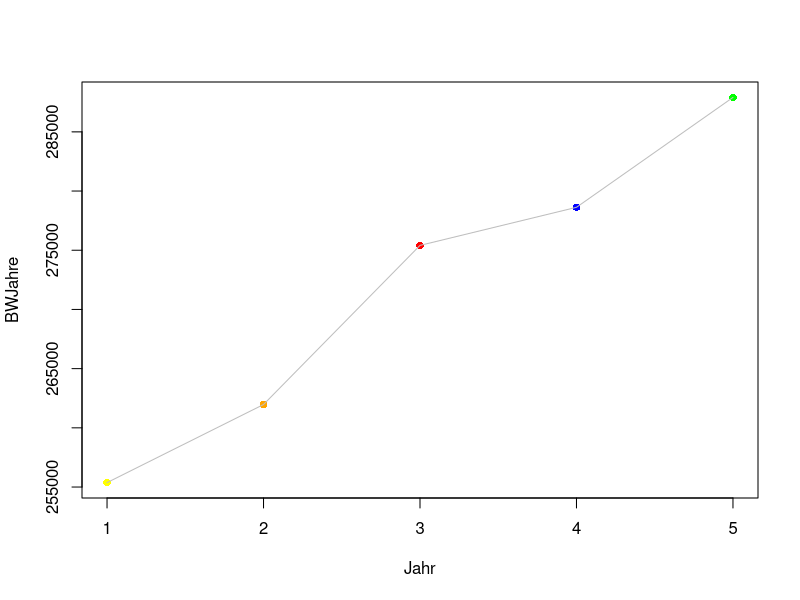
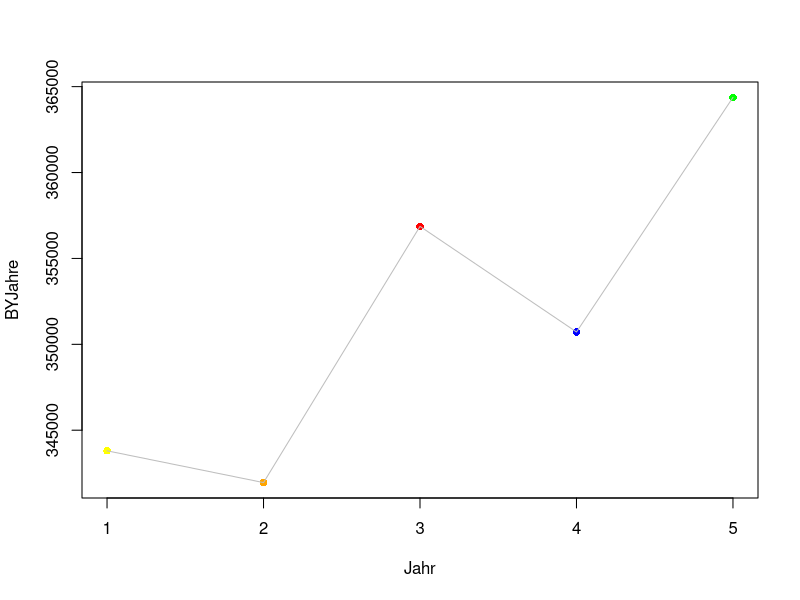
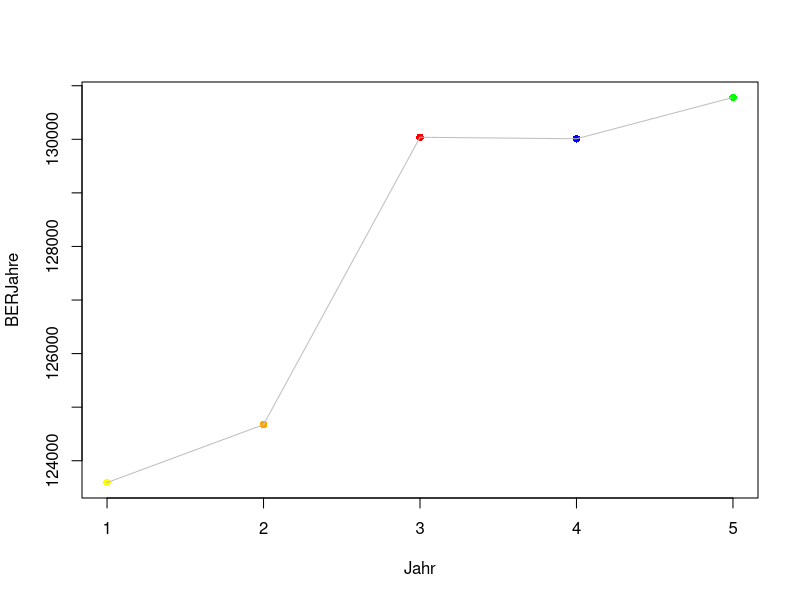
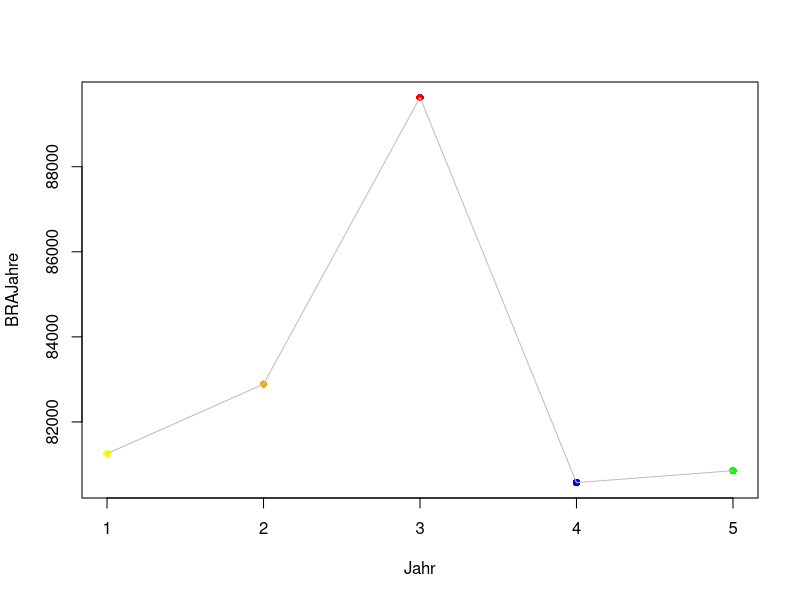
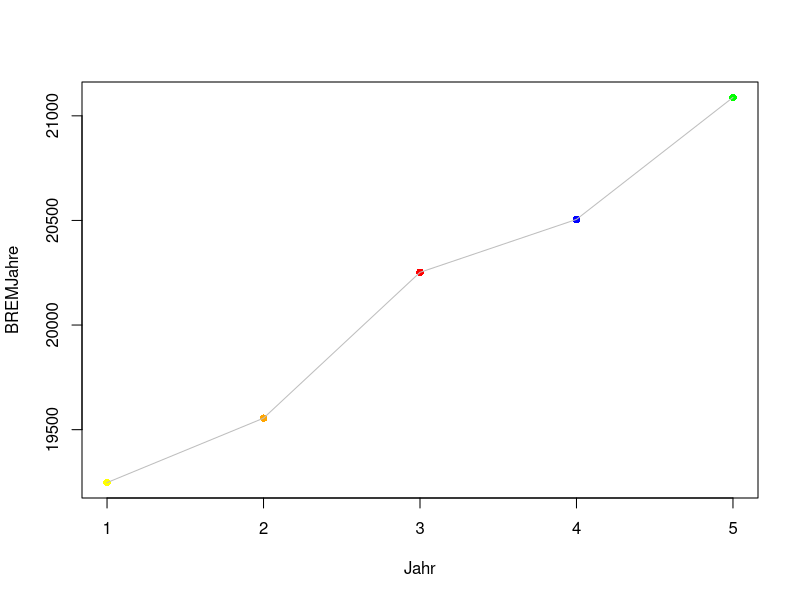
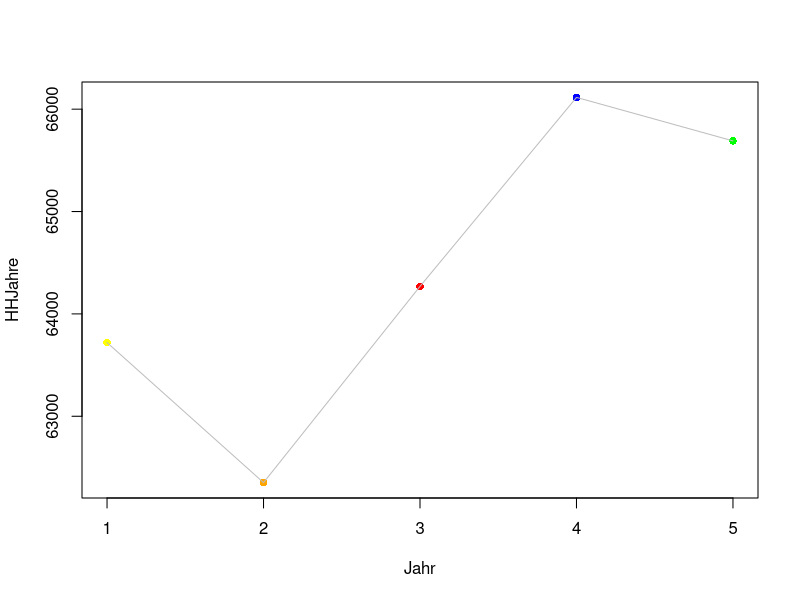
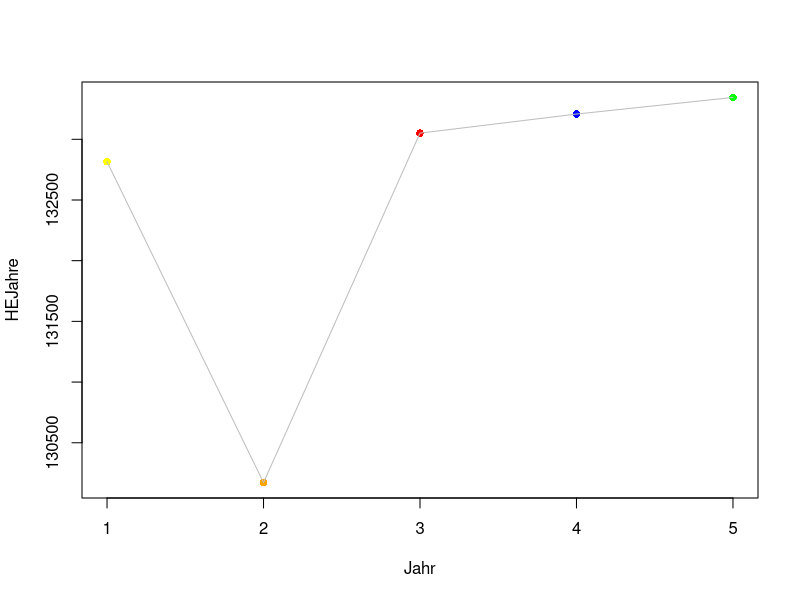
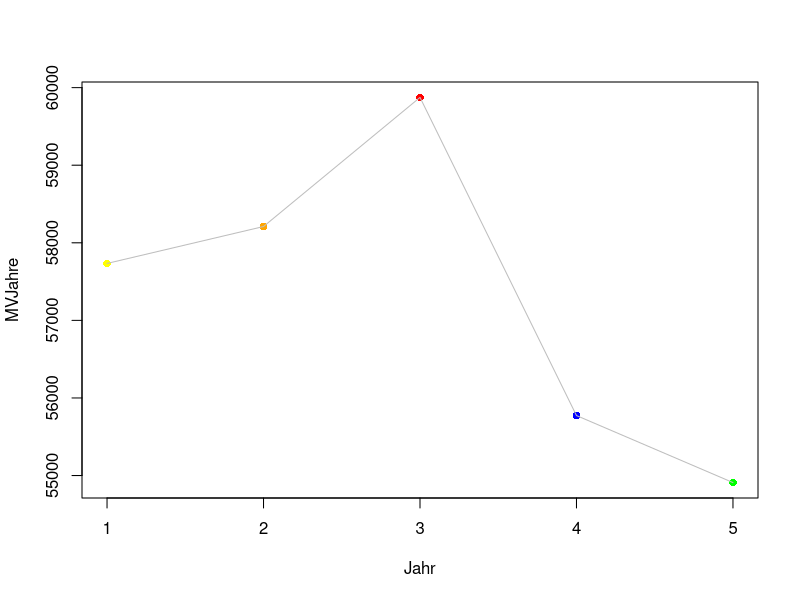

The R source for these figures, in order:
#Einlesen der Datei, System Linux Ubuntu 12.04
setwd("/home/vhx/Dokumente/R-Statistik/Projekt_S_V/WIN_HSHN_S_V/")
d<-read.csv2("unfalldaten.csv",encoding="utf-8")
d
colors = c("yellow", "orange", "red", "blue", "green")



#Bundesland Baden Württenberg 
# Entwicklung von 2008 bis 2012 

BW<-subset(d,d$Bundesland =="Baden-Württemberg"  & d$Lage=="Insgesamt" & d$Unfälle =="Insgesamt" )
BW

BWJahre<-c(BW$X2008,BW$X2009,BW$X2010,BW$X2011,BW$X2012)
summary(BWJahre)
plot(BWJahre,col=colors,xlab="Jahr",pch=16)
lines(BWJahre,col="grey")

#Bayern
# Entwicklung von 2008 bis 2012 
BY<-subset(d,d$Bundesland =="Bayern"  & d$Lage=="Insgesamt" & d$Unfälle =="Insgesamt")
BY


BYJahre<-c(BY$X2008,BY$X2009,BY$X2010,BY$X2011,BY$X2012)
summary(BYJahre)
plot(BYJahre,col=colors,xlab="Jahr",pch=16)
lines(BYJahre,col="grey")

#Berlin
# Entwicklung von 2008 bis 2012 
BER<-subset(d,d$Bundesland =="Berlin" & d$Lage=="Insgesamt" & d$Unfälle =="Insgesamt")
BER

BERJahre<-c(BER$X2008,BER$X2009,BER$X2010,BER$X2011,BER$X2012)
summary(BERJahre)
plot(BERJahre,col=colors,xlab="Jahr",pch=16)
lines(BERJahre,col="grey")

#Brandenburg
# Entwicklung von 2008 bis 2012

BRA<-subset(d,d$Bundesland =="Brandenburg" & d$Lage=="Insgesamt" & d$Unfälle =="Insgesamt")
BRA


BRAJahre<-c(BRA$X2008,BRA$X2009,BRA$X2010,BRA$X2011,BRA$X2012)
summary(BRAJahre)
plot(BRAJahre,col=colors,xlab="Jahr",pch=16)
lines(BRAJahre,col="grey")

# Bremen

BREM<-subset(d,d$Bundesland =="Bremen" & d$Lage=="Insgesamt" & d$Unfälle =="Insgesamt")
BREM


BREMJahre<-c(BREM$X2008,BREM$X2009,BREM$X2010,BREM$X2011,BREM$X2012)
summary(BREMJahre)
plot(BREMJahre,col=colors,xlab="Jahr",pch=16)
lines(BREMJahre,col="grey")

#Hamburg

HH<-subset(d,d$Bundesland =="Hamburg" & d$Lage=="Insgesamt" & d$Unfälle =="Insgesamt")
HH

HHJahre<-c(HH$X2008,HH$X2009,HH$X2010,HH$X2011,HH$X2012)
summary(HHJahre)
plot(HHJahre,col=colors,xlab="Jahr",pch=16)
lines(HHJahre,col="grey")

# Hessen
HE<-subset(d,d$Bundesland =="Hessen"  & d$Lage=="Insgesamt" & d$Unfälle =="Insgesamt")
HE

HEJahre<-c(HE$X2008,HE$X2009,HE$X2010,HE$X2011,HE$X2012)
summary(HEJahre)
plot(HEJahre,col=colors,xlab="Jahr",pch=16)
lines(HEJahre,col="grey")

# Mecklenburg-Vorpommern


MV<-subset(d,d$Bundesland =="Mecklenburg-Vorpommern"  & d$Lage=="Insgesamt" & d$Unfälle =="Insgesamt")
MV

MVJahre<-c(MV$X2008,MV$X2009,MV$X2010,MV$X2011,MV$X2012)
summary(MVJahre)
plot(MVJahre,col=colors,xlab="Jahr",pch=16)
lines(MVJahre,col="grey")

# Niedersachsen

NS<-subset(d,d$Bundesland =="Niedersachsen"  & d$Lage=="Insgesamt" & d$Unfälle =="Insgesamt")
NS

NSJahre<-c(NS$X2008,NS$X2009,NS$X2010,NS$X2011,NS$X2012)
summary(NSJahre)
plot(NSJahre,col=colors,xlab="Jahr",pch=16)
lines(NSJahre,col="grey")

# Nordrhein-Westfalen


NRW<-subset(d,d$Bundesland =="Nordrhein-Westfalen"  & d$Lage=="Insgesamt" & d$Unfälle =="Insgesamt")
NRW

NRWJahre<-c(NRW$X2008,NRW$X2009,NRW$X2010,NRW$X2011,NRW$X2012)
summary(NRWJahre)
plot(NRWJahre,col=colors,xlab="Jahr",pch=16)
lines(NRWJahre,col="grey")

# Rheinland-Pfalz


RP<-subset(d,d$Bundesland =="Rheinland-Pfalz"  & d$Lage=="Insgesamt" & d$Unfälle =="Insgesamt")
RP

RPJahre<-c(RP$X2008,RP$X2009,RP$X2010,RP$X2011,RP$X2012)
summary(RPJahre)
plot(RPJahre,col=colors,xlab="Jahr",pch=16)
lines(RPJahre,col="grey")


# Saarland

SA<-subset(d,d$Bundesland =="Saarland"  & d$Lage=="Insgesamt" & d$Unfälle =="Insgesamt")
SA

SAJahre<-c(SA$X2008,SA$X2009,SA$X2010,SA$X2011,SA$X2012)
summary(SAJahre)
plot(SAJahre,col=colors,xlab="Jahr",pch=16)
lines(SAJahre,col="grey")

# Sachsen

SAC<-subset(d,d$Bundesland =="Sachsen"  & d$Lage=="Insgesamt" & d$Unfälle =="Insgesamt")
SAC

SACJahre<-c(SAC$X2008,SAC$X2009,SAC$X2010,SAC$X2011,SAC$X2012)
summary(SACJahre)
plot(SACJahre,col=colors,xlab="Jahr",pch=16)
lines(SACJahre,col="grey")

# Sachsen-Anhalt

SAA<-subset(d,d$Bundesland =="Sachsen-Anhalt"  & d$Lage=="Insgesamt" & d$Unfälle =="Insgesamt")
SAA

SAAJahre<-c(SAA$X2008,SAA$X2009,SAA$X2010,SAA$X2011,SAA$X2012)
summary(SAAJahre)
plot(SAAJahre,col=colors,xlab="Jahr",pch=16)
lines(SAAJahre,col="grey")



#Thüringen


TH<-subset(d,d$Bundesland =="Thüringen" & d$Lage=="Insgesamt" & d$Unfälle =="Insgesamt")
TH

THJahre<-c(TH$X2008,TH$X2009,TH$X2010,TH$X2011,TH$X2012)
summary(THJahre)
plot(THJahre,col=colors,xlab="Jahr",pch=16)
lines(THJahre,col="grey")
